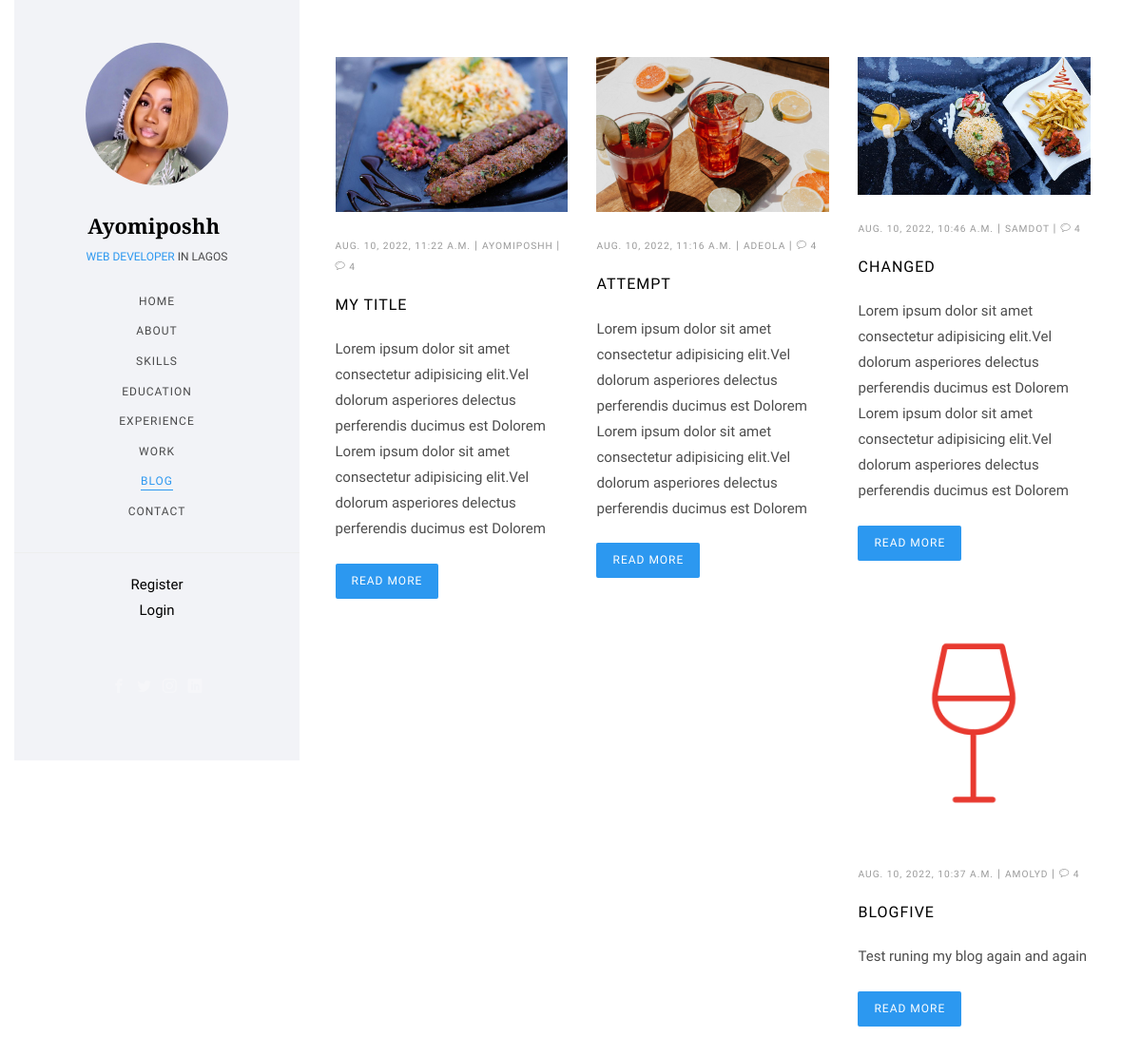
The page /second_app/blog/ on the database its author committed.
### second_app/models.py (models this page shows, shortened)
class Post(models.Model):
    user = models.ForeignKey(User,on_delete=models.CASCADE)
    title=models.CharField(max_length=150,null=True, blank=True)
    slug=models.SlugField(null=True)
    email=models.EmailField(null=True, blank=True)
    status = models.IntegerField(choices=STATUS, default=0)
    image = models.ImageField()
    created_on =models.DateTimeField(auto_now_add=True)
    content =HTMLField()
    class Meta:
      ordering =[ '-created_on']

### second_app/views.py (the view)
# urls.py: path('blog/',views.BlogList.as_view(),name='blog'),
class BlogList(generic.ListView):
    queryset = Post.objects.filter(status=1).order_by('-created_on')
    template_name= 'second_app/blog.html'
    context_object_name= 'blog_list'

### templates/second_app/blog.html (shortened to what this page needs)
{% extends 'second_app/base.html' %}
{% block content  %}
    <div id="colorlib-main">
      <section class="colorlib-blog" data-section="blog">
        <div class="colorlib-narrow-content">
          <div class="row">
            {% if blog_list  %}
            {% for post in blog_list %}
            <div class="col-md-4 col-sm-6 animate-box" data-animate-effect="fadeInLeft">
              <div class="blog-entry">
                <a href="{% url 'second_app:blog_detail' post.slug %}" class="blog-img"><img src="{{ post.image.url }} " class="img-responsive" alt=""></a>
                <div class="desc">
                  <span><small>{{ post.created_on }}</small></small> | <small> {{post.user}} </small> | <small> <i class="icon-bubble3"></i> 4</small></span>
                  <h3><a href="{% url 'second_app:blog_detail' post.slug %}">{{ post.title}}</a></h3>
                  <p>{{ post.content|truncatewords:30|safe}}</p>
                  <a href="{% url 'second_app:blog_detail' post.slug %}"><button class="btn btn-primary">Read More</button></a>
                </div>
              </div>
            </div>
            {% endfor  %}
            {% endif %}
          </div>
        </div>
      </section>
    </div>
{% endblock  %}

### templates/second_app/base.html (shortened to what this page needs)
{% load static %}
<!DOCTYPE HTML>
<html>
	<head>
	<link rel="stylesheet" href="{% static 'second_app/css/animate.css' %}">
	<link rel="stylesheet" href="{% static 'second_app/css/icomoon.css' %}">
	<link rel="stylesheet" href="{% static 'second_app/css/bootstrap.css' %}">
	<link rel="stylesheet" href="{% static 'second_app/css/flexslider.css' %}">
	<link rel="stylesheet" href="{% static 'second_app/fonts/flaticon/font/flaticon.css' %}">
	<link rel="stylesheet" href="{% static 'second_app/css/owl.carousel.min.css' %}">
	<link rel="stylesheet" href="{% static 'second_app/css/owl.theme.default.min.css' %}">
	<link rel="stylesheet" href="{% static 'second_app/css/style.css' %}">
	</head>
	<body>
	<div id="colorlib-page">
		<div class="container-wrap">
		<aside id="colorlib-aside" role="complementary" class="border js-fullheight">
			<div class="text-center">
				<div class="author-img" style="background-image: url({% static 'second_app/images/posh1.jpeg' %});"></div>
				<h1 id="colorlib-logo"><a href="{% url 'home' %}">Ayomiposhh</a></h1>
				<span class="position"><a href="#"> Web Developer</a> in Lagos</span>
			</div>
			<nav id="colorlib-main-menu" role="navigation" class="navbar">
				<div id="navbar" class="collapse">
					<ul>
						<li class="active"><a href="#" data-nav-section="home">Home</a></li>
						<li><a href="#" data-nav-section="about">About</a></li>
						<li><a href="#" data-nav-section="skills">Skills</a></li>
						<li><a href="#" data-nav-section="education">Education</a></li>
						<li><a href="#" data-nav-section="experience">Experience</a></li>
						<li><a href="#" data-nav-section="work">Work</a></li>
						<li><a href="#" data-nav-section="blog">Blog</a></li>
						<li><a href="#" data-nav-section="contact">Contact</a></li>
					</ul>
				</div>
			</nav>
			<hr>
			<div class="reg">
				<li><a href="{% url 'second_app:register' %}">Register</a></li>
				<li><a href="{% url 'second_app:login' %}"> Login</a></li>
			</div>
			<br><br>
			<div class="colorlib-footer">
				<ul>
					<li><a href="#"><i class="icon-facebook2"></i></a></li>
					<li><a href="#"><i class="icon-twitter2"></i></a></li>
					<li><a href="#"><i class="icon-instagram"></i></a></li>
					<li><a href="#"><i class="icon-linkedin2"></i></a></li>
				</ul>
			</div>
		</aside>
    {% block content %}
    {% endblock %}
	</body>
</html>

### static/second_app/css/icomoon.css (style rules this page uses)
[class^="icon-"], [class*=" icon-"] { font-family: 'icomoon' !important; speak: none; font-style: normal; font-weight: normal; font-variant: normal; text-transform: none; line-height: 1; -webkit-font-smoothing: antialiased; -moz-osx-font-smoothing: grayscale; }
.icon-bubble3:before { content: "\e914"; }
.icon-facebook2:before { content: "\eac0"; }
.icon-instagram:before { content: "\eac2"; }
.icon-twitter2:before { content: "\eac6"; }
.icon-linkedin2:before { content: "\eaf9"; }

### rows shown on the page
Post: image (picture), created_on "AUG. 10, 2022, 11:22 A.M.", user "AYOMIPOSHH", title "MY TITLE", content "Lorem ipsum dolor sit amet consectetur adipisicing elit.Vel dolorum asperiores delectus perferendis ducimus est Dolorem Lorem ipsum dolor sit amet consectetur adipisicing elit.Vel dolorum asperiores delectus perferendis ducimus est Dolorem"
Post: image (picture), created_on "AUG. 10, 2022, 11:16 A.M.", user "ADEOLA", title "ATTEMPT", content "Lorem ipsum dolor sit amet consectetur adipisicing elit.Vel dolorum asperiores delectus perferendis ducimus est Dolorem Lorem ipsum dolor sit amet consectetur adipisicing elit.Vel dolorum asperiores delectus perferendis ducimus est Dolorem"
Post: image (picture), created_on "AUG. 10, 2022, 10:46 A.M.", user "SAMDOT", title "CHANGED", content "Lorem ipsum dolor sit amet consectetur adipisicing elit.Vel dolorum asperiores delectus perferendis ducimus est Dolorem Lorem ipsum dolor sit amet consectetur adipisicing elit.Vel dolorum asperiores delectus perferendis ducimus est Dolorem"
Post: image (picture), created_on "AUG. 10, 2022, 10:37 A.M.", user "AMOLYD", title "BLOGFIVE", content "Test runing my blog again and again"
